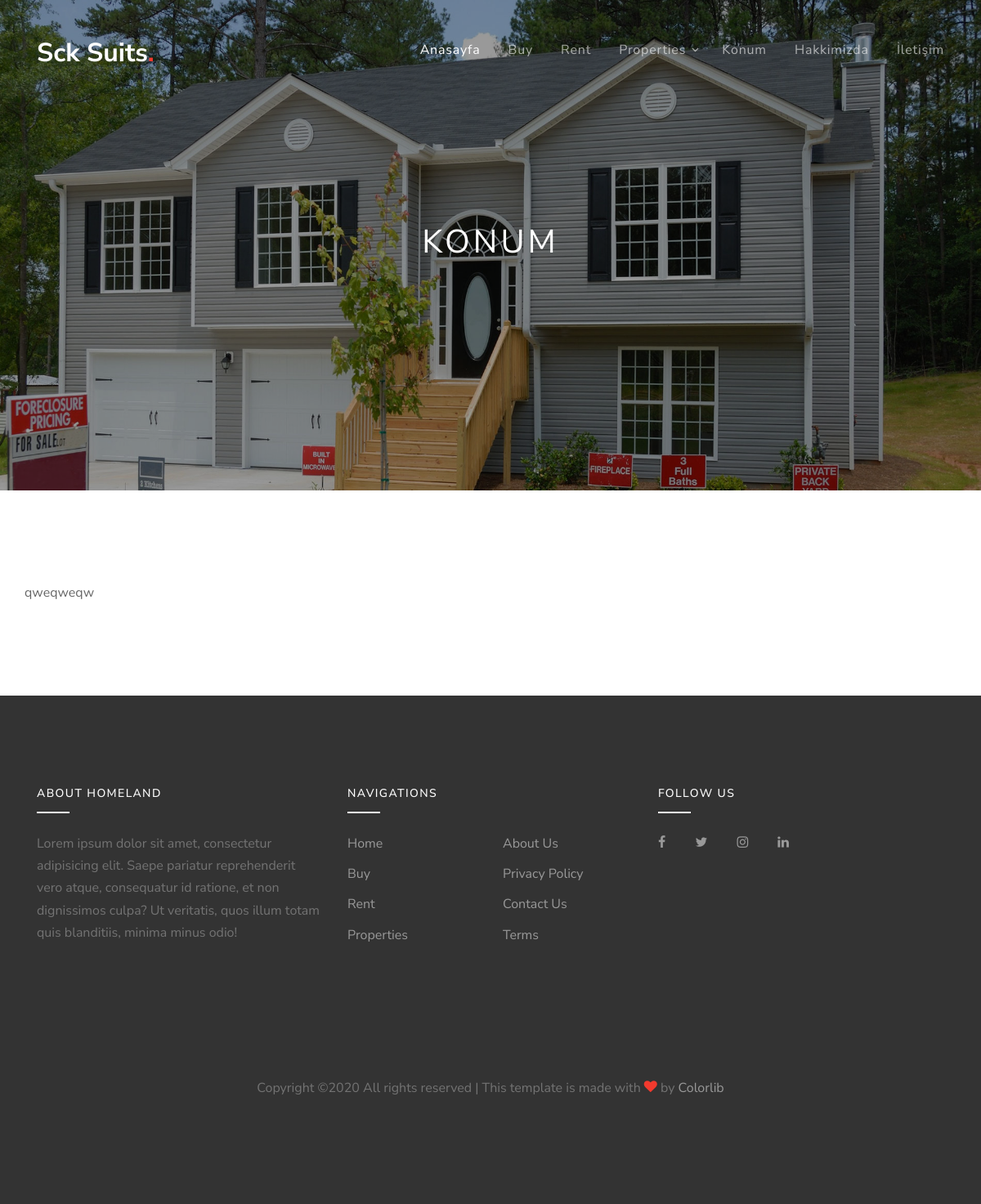
The app's page /referanslar/, older data.
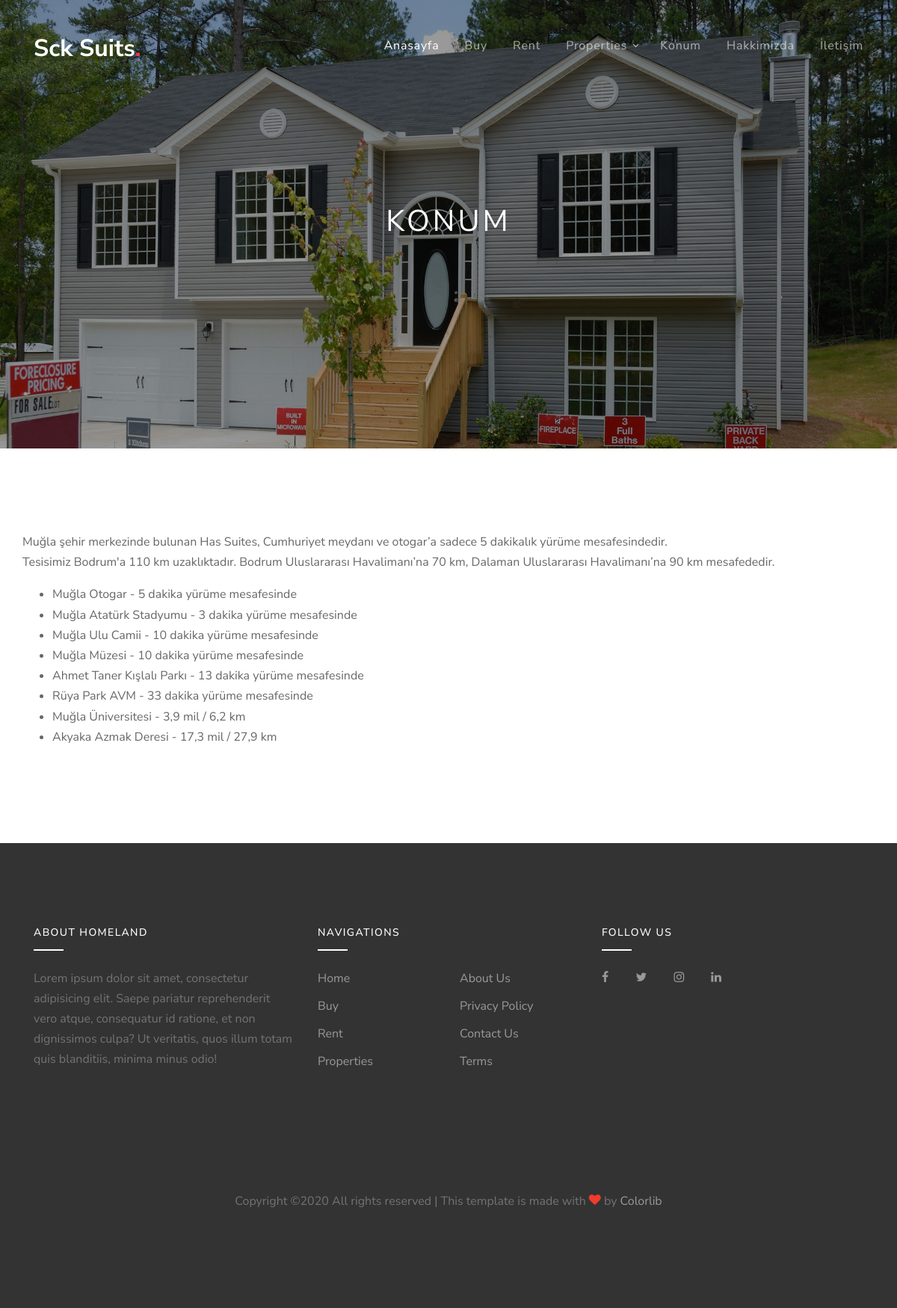
The same page, newer data.
### home/models.py (models this page shows, shortened)
class Setting(models.Model):
    STATUS = (
        ('True', 'Evet'),
        ('False', 'Hayır'),
    )
    title = models.CharField(max_length=150)
    keywords = models.CharField(max_length=255)
    description = models.CharField(max_length=255)
    company = models.CharField(max_length=50)
    address = models.CharField(blank=True, max_length=150)
    phone = models.CharField(blank=True, max_length=15)
    fax = models.CharField(blank=True, max_length=15)
    email = models.CharField(blank=True, max_length=30)
    smtpserver = models.CharField(blank=True, max_length=20)
    smtpemail = models.CharField(blank=True, max_length=20)
    smtppassword = models.CharField(blank=True, max_length=10)
    smtpport = models.CharField(blank=True, max_length=5)
    icon = models.ImageField(blank=True, upload_to='images/')
    facebook = models.CharField(blank=True, max_length=50)
    instagram = models.CharField(blank=True, max_length=50)
    twitter = models.CharField(blank=True, max_length=50)
    aboutus = RichTextUploadingField()
    contact = RichTextUploadingField()
    references = RichTextUploadingField()
    status = models.CharField(max_length=10, choices=STATUS)
    create_at = models.DateTimeField(auto_now_add=True)
    update_at = models.DateTimeField(auto_now=True)

### home/views.py (the view)
# urls.py: path('referanslar/', views.referanslar, name='referanslar'),
def referanslar(request):
    setting = Setting.objects.get(pk=1)
    context = {'setting': setting, 'page': 'referanslar'}
    return render(request, 'referanslar.html', context)

### home/templates/referanslar.html (shortened to what this page needs)
{% extends "homebase.html" %}
{% load static %}
{% block content %}
    <div class="site-blocks-cover inner-page-cover overlay" style="background-image: url(../static/images/hero_bg_2.jpg);" data-aos="fade" data-stellar-background-ratio="0.5">
      <div class="container">
        <div class="row align-items-center justify-content-center text-center">
          <div class="col-md-10">
            <h1 class="mb-2">Konum</h1>
          </div>
        </div>
      </div>
    </div>
    <div class="site-section">
      <div class="container">
        <div class="row">
          {{ setting.references|safe }}
        </div>
      </div>
    </div>
{% endblock %}

Row changes from the older to the newer data that the page shows:
changed Setting: references "qweqweqw" → "Muğla şehir merkezinde bulunan Has Suites, Cumhuriyet meydanı ve otogar’a sadece 5 dakikalık yürüme mesafesindedir. Tesisimiz Bodrum'a 110 km uzaklıktadır. Bodrum Uluslararası Havalimanı’na 70 km, Dalaman Uluslararası Havalimanı’na 90 km mesafededir. Muğla Otogar - 5 dakika yürüme mesafesinde Muğla Atatürk Stadyumu - 3 dakika yürüme mesafesinde Muğla Ulu Camii - 10 dakika yürüme mesafesinde Muğla Müzesi - 10 dakika yürüme mesafesinde Ahmet Taner Kışlalı Parkı - 13 dakika yürüme mesafesinde Rüya Park AVM - 33 dakika yürüme mesafesinde Muğla Üniversitesi - 3,9 mil / 6,2 km Akyaka Azmak Deresi - 17,3 mil / 27,9 km"
